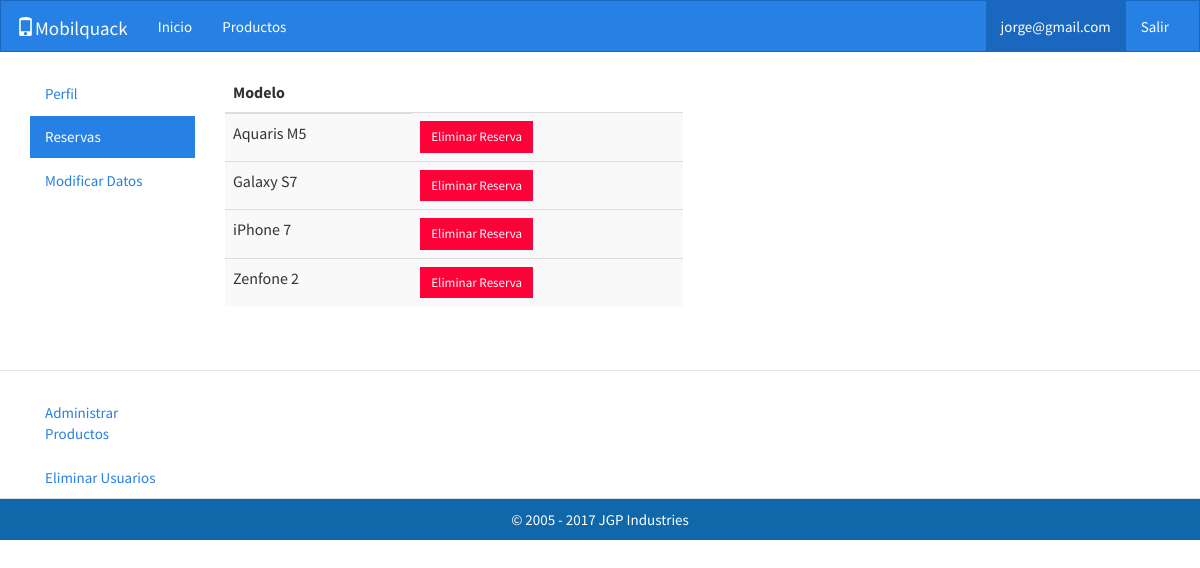
The page /comprauser.php (signed in) on the database its author committed.
### tables this page shows
CREATE TABLE `compra` (
  `email` varchar(30) NOT NULL,
  `modelo` varchar(30) NOT NULL
);

### comprauser.php (the view, shortened to what this page needs)
<?php
    include 'dbacceso.php';
?>
<html>
    <head>
        <link rel="stylesheet" href="css/bootstrap.min.css">
        <link href="css/estilos.css" rel="stylesheet" type="text/css">
    </head>
    <body>
        <?php
            if(isset($_SESSION['email'])) {
        ?>
        <nav class="navbar navbar-inverse">
            <div class="container-fluid">
                <div class="navbar-header">
                    <a class="navbar-brand" href="index.php"><span class="glyphicon glyphicon-phone"></span>Mobilquack</a>
                </div>
                <div class="collapse navbar-collapse" id="bs-example-navbar-collapse-2">
                    <ul class="nav navbar-nav">
                        <li><a href="index.php">Inicio</a></li>
                        <li><a href="productos.php">Productos</a></li>
                    </ul>
                    <ul class="nav navbar-nav navbar-right">
                        <li class="active"><a href="main.php"><?php echo $_SESSION['email']; ?><span class="sr-only">(current)</span></a></li>
                        <li><a href="logout.php">Salir</a></li>
                    </ul>
                </div>
            </div>
        </nav>
        <?php
                if(isset($_POST['borrar'])) {
                    $email=$_SESSION['email'];
                    $idprod=$_POST['idprod'];
                    $sql2="DELETE compra FROM compra WHERE modelo='".$idprod."' AND email='".$email."' ";
                    $query2=mysqli_query($base, $sql2);
        ?>
        <div class="container">
            <div class="row">
                <div class="col-lg-12 col-md-12 col-sm-12 col-xs-12">
                    <div class="well well-lg">
                        Se ha eliminado la reserva.<br/><br/>
                        <a class="btn btn-default" href="comprauser.php">Volver</a>
                    </div>
                </div>
            </div>
        </div>
        <?php
                }
                else {
        ?>
        <div class="container">
            <div class="row">
                <div class="col-lg-2 col-md-2 col-sm-12 col-xs-12">
                    <ul class="nav nav-pills nav-stacked">
                        <li><a href="main.php">Perfil</a></li>
                        <li class="active"><a href="comprauser.php">Reservas</a></li>
                        <li><a href="modificar.php">Modificar Datos</a></li>
                    </ul>
                </div>
                <div class="col-lg-5 col-md-5 col-sm-12 col-xs-12">
                    <table class="table table-striped table-hover">
                    <?php
                    $sql="SELECT * FROM compra WHERE email='".$_SESSION['email']."' ";
                    $query=mysqli_query($base, $sql);
                    if(mysqli_num_rows($query) < 1) {
                    ?>
                    <div class="container">
                        <div class="row">
                            <div class="col-lg-12 col-md-12 col-sm-12 col-xs-12">
                                <div class="well well-lg">
                                    No se ha reservado ningún artículo.<br/><br/>
                                </div>
                            </div>
                        </div>
                    </div>
<br/><br/><br/>
                    <?php
                    }
                    else {
                    ?>
                        <thead>
                            <tr>
                                <th>Modelo</th>
                            </tr>
                        </thead>
                    <?php
                    while ($row=mysqli_fetch_assoc($query)) {
                        $modelo=$row['modelo'];
                    ?>
                        <form action="comprauser.php" method="POST">
                            <tbody>
                                <tr>
                                    <td><?php echo " ".$row['modelo']." "; ?></td>
                                    <td><input type="hidden" name="idprod" value="<?php echo "$modelo" ?>"><input class="btn btn-danger btn-sm" type="submit" name="borrar" value="Eliminar Reserva"></td>
                                </tr>
                            </tbody>
                        </form>
                    <?php
                    }
                    ?>
                    </table><br/>
                    <?php
                    }
                    ?>
                </div>
            </div>
        </div>
        <?php
                    if($_SESSION['admin']==1) {
        ?>
<hr/>
        <div class="container">
            <div class="row">
                <div class="col-lg-2 col-md-2 col-sm-12 col-xs-12">
                    <ul class="nav nav-pills nav-stacked">
                        <li><a href="altabaja.php">Administrar Productos</a></li>
                        <li><a href="borrarusuario.php">Eliminar Usuarios</a></li>
                    </ul>
                </div>
            </div>
        </div>
        <?php
                    }
                    else {
                    }
        ?>
        <?php
                }
                }
        ?>
        <?php
            include 'footer.php';
        ?>
    </body>
</html>

### rows shown on the page
compra: modelo "Aquaris M5"
compra: modelo "Galaxy S7"
compra: modelo "iPhone 7"
compra: modelo "Zenfone 2"

### other values the page prints
$_SESSION['email'] "jorge@gmail.com"
